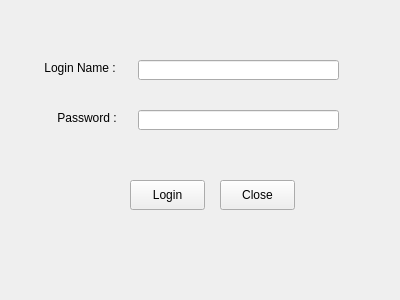
<?xml version="1.0" encoding="UTF-8"?>
<ui version="4.0">
 <class>ProductLogin</class>
 <widget class="QDialog" name="ProductLogin">
  <property name="geometry">
   <rect>
    <x>0</x>
    <y>0</y>
    <width>400</width>
    <height>300</height>
   </rect>
  </property>
  <property name="windowTitle">
   <string>Login Form</string>
  </property>
  <widget class="QLineEdit" name="lEPassword">
   <property name="geometry">
    <rect>
     <x>138</x>
     <y>110</y>
     <width>201</width>
     <height>20</height>
    </rect>
   </property>
   <property name="text">
    <string/>
   </property>
   <property name="echoMode">
    <enum>QLineEdit::Password</enum>
   </property>
  </widget>
  <widget class="QPushButton" name="pushButton">
   <property name="geometry">
    <rect>
     <x>10</x>
     <y>60</y>
     <width>109</width>
     <height>16</height>
    </rect>
   </property>
   <property name="focusPolicy">
    <enum>Qt::NoFocus</enum>
   </property>
   <property name="styleSheet">
    <string notr="true">text-align:right;
border:0px solid white;</string>
   </property>
   <property name="text">
    <string>Login Name : </string>
   </property>
   <property name="autoDefault">
    <bool>false</bool>
   </property>
   <property name="flat">
    <bool>true</bool>
   </property>
  </widget>
  <widget class="QPushButton" name="pBCancel">
   <property name="geometry">
    <rect>
     <x>220</x>
     <y>180</y>
     <width>75</width>
     <height>30</height>
    </rect>
   </property>
   <property name="minimumSize">
    <size>
     <width>0</width>
     <height>30</height>
    </size>
   </property>
   <property name="focusPolicy">
    <enum>Qt::NoFocus</enum>
   </property>
   <property name="text">
    <string>Close</string>
   </property>
   <property name="autoDefault">
    <bool>false</bool>
   </property>
  </widget>
  <widget class="QPushButton" name="pBLogin">
   <property name="geometry">
    <rect>
     <x>130</x>
     <y>180</y>
     <width>75</width>
     <height>30</height>
    </rect>
   </property>
   <property name="minimumSize">
    <size>
     <width>0</width>
     <height>30</height>
    </size>
   </property>
   <property name="text">
    <string>Login</string>
   </property>
   <property name="autoDefault">
    <bool>false</bool>
   </property>
  </widget>
  <widget class="QLineEdit" name="lEUserName">
   <property name="geometry">
    <rect>
     <x>138</x>
     <y>60</y>
     <width>201</width>
     <height>20</height>
    </rect>
   </property>
   <property name="text">
    <string/>
   </property>
  </widget>
  <widget class="QPushButton" name="pushButton_2">
   <property name="geometry">
    <rect>
     <x>20</x>
     <y>110</y>
     <width>100</width>
     <height>16</height>
    </rect>
   </property>
   <property name="focusPolicy">
    <enum>Qt::NoFocus</enum>
   </property>
   <property name="styleSheet">
    <string notr="true">text-align:right;
border:0px solid white;</string>
   </property>
   <property name="text">
    <string>Password : </string>
   </property>
   <property name="autoDefault">
    <bool>false</bool>
   </property>
   <property name="flat">
    <bool>true</bool>
   </property>
  </widget>
 </widget>
 <tabstops>
  <tabstop>lEUserName</tabstop>
  <tabstop>lEPassword</tabstop>
  <tabstop>pBLogin</tabstop>
  <tabstop>pBCancel</tabstop>
  <tabstop>pushButton</tabstop>
  <tabstop>pushButton_2</tabstop>
 </tabstops>
 <resources/>
 <connections/>
</ui>
